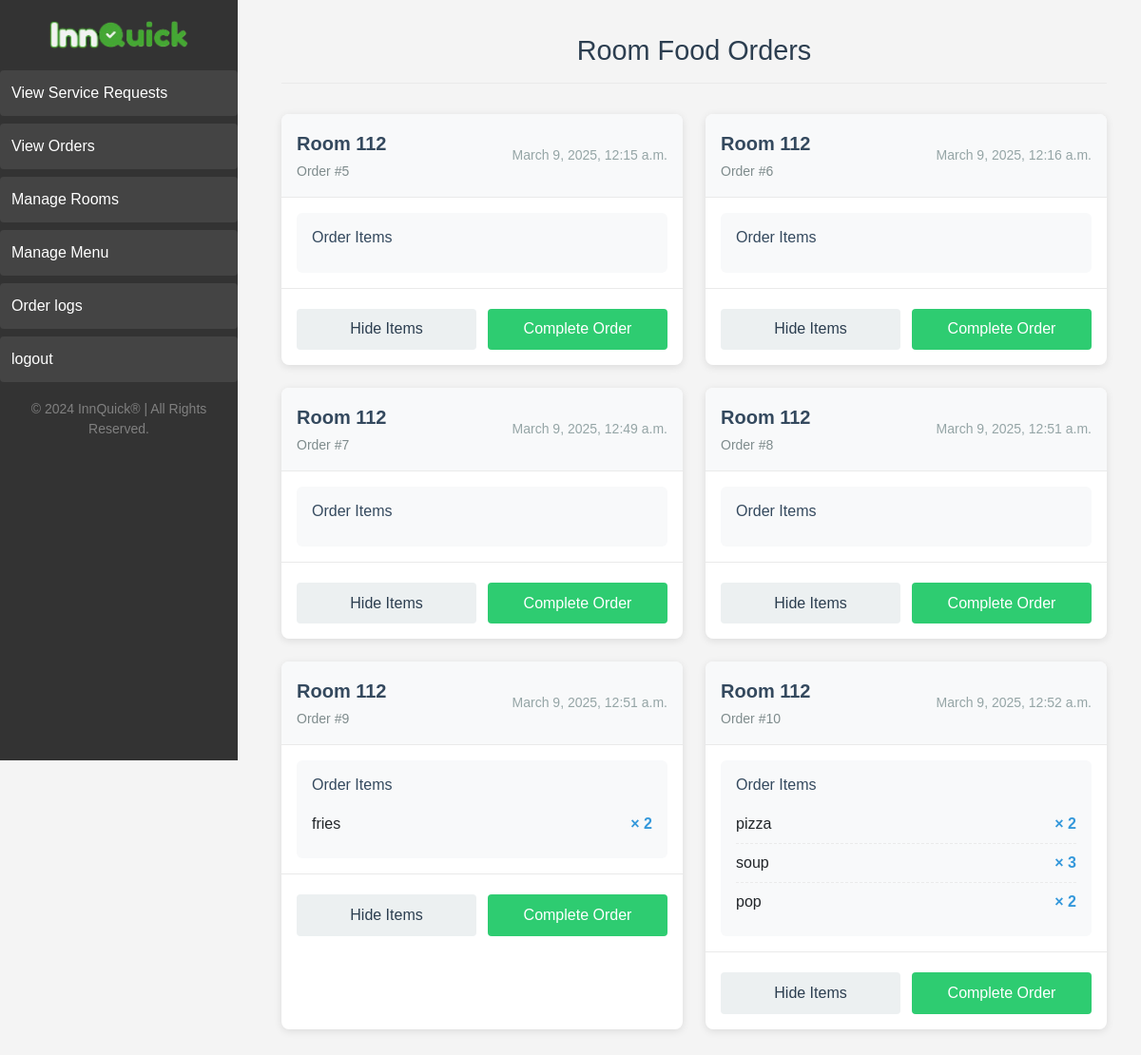
/menu/orders/ (signed in), run on an earlier commit of the app's database.
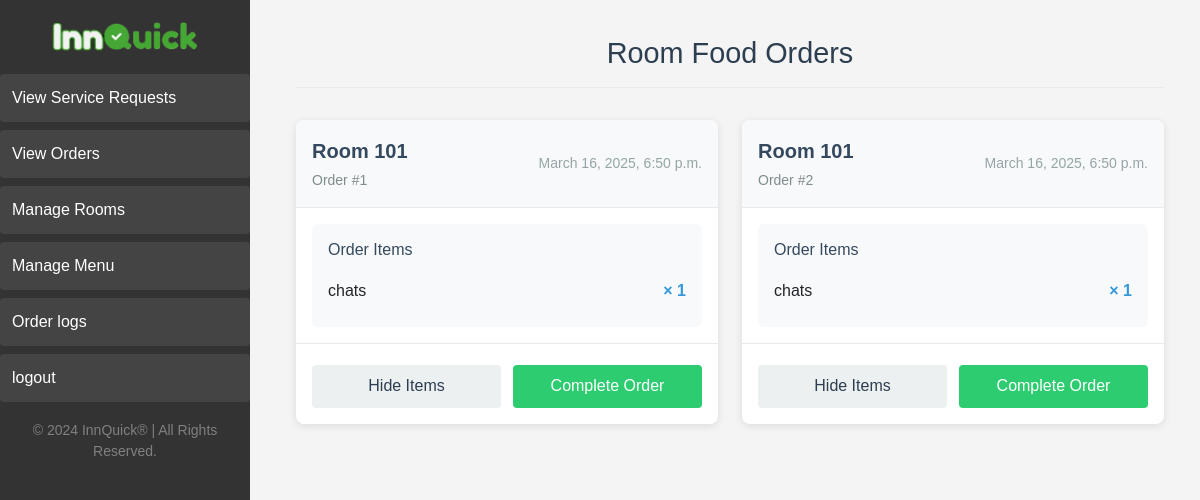
And on a later commit of the database.
### rooms/models.py (models this page shows, shortened)
class Room(models.Model):
    number = models.CharField(max_length=10)
    user = models.ForeignKey(User, on_delete=models.CASCADE, related_name="rooms")
    url = models.CharField(max_length=255, unique=True)
    qr_code = models.ImageField(upload_to='qr_codes/', blank=True, null=True)  # Store QR code image

### menu/models.py (models this page shows, shortened)
class Order(models.Model):
  STATUS_CHOICES = [
    ('Pending', 'Pending'),
    ('Completed', 'Completed'),
  ]
  items = models.ManyToManyField(MenuItem, through='OrderItem')
  status = models.CharField(max_length=10, choices=STATUS_CHOICES, default='Pending')
  created_at = models.DateTimeField(auto_now_add=True)
  room = models.ForeignKey(Room, on_delete=models.CASCADE)
  user = models.ForeignKey(User, on_delete=models.CASCADE, related_name="orders")

class MenuItem(models.Model):
  user = models.ForeignKey(User, on_delete=models.CASCADE, related_name="menu")
  name = models.CharField(max_length=100)
  category = models.ForeignKey(Category, on_delete=models.SET_NULL, null=True, blank=True, related_name="items")
  description = models.TextField(max_length=300)
  price = models.DecimalField(max_digits=6, decimal_places=2)
  is_active = models.BooleanField(default=True)  # Toggle
  discount = models.FloatField(default=0.0)

### menu/views.py (the view)
# urls.py: path('orders/', order_list, name='order_list'),
@login_required
def order_list(request):
  orders = Order.objects.filter(user=request.user,status="Pending").prefetch_related('orderitem_set__menu_item')
  order_data = []
  for order in orders:
    items = []
    for order_item in order.orderitem_set.all():
      items.append({
        'name': order_item.menu_item.name,
        'quantity': order_item.quantity,
        'price': order_item.menu_item.price
      })
    order_data.append({
      'id': order.id,
      'room': order.room.number,
      'status': order.status,
      'created_at': order.created_at,
      'items': items
    })
  return render(request, 'ManageOrders.html', {'orders': order_data})

### templates/ManageOrders.html (shortened to what this page needs)
{% extends 'base.html' %}
{% block content %}
<div class="orders-dashboard">
  <header class="dashboard-header">
    <h1>Room Food Orders</h1>
  </header>
  <div class="orders-container">
    {% for order in orders %}
    <div class="order-card" id="order-{{ order.id }}">
      <div class="order-header">
        <div class="order-info">
          <span class="room-number">Room {{ order.room }}</span>
          <span class="order-id">Order #{{ order.id }}</span>
        </div>
        <span class="order-time">{{ order.created_at }}</span>
      </div>
      <div class="order-content">
        <div class="items-container" id="items-{{ order.id }}">
          <h3>Order Items</h3>
          <ul class="items-list">
            {% for item in order.items %}
            <li class="order-item">
              <span class="item-name">{{ item.name }}</span>
              <span class="item-quantity">× {{ item.quantity }}</span>
            </li>
            {% endfor %}
          </ul>
        </div>
      </div>
      <div class="order-actions">
        <button class="btn btn-view" onclick="toggleItems({{ order.id }})">
          <span class="btn-text">Hide Items</span>
        </button>
        <button class="btn btn-done" onclick="markAsDone({{ order.id }})">
          <span class="btn-text">Complete Order</span>
        </button>
      </div>
    </div>
    {% empty %}
    <div class="empty-state">
      <p>No pending orders at this time.</p>
    </div>
    {% endfor %}
  </div>
</div>
{% endblock %}

What changed in the data, as far as the page shows it:
removed Room: room "112" "112" "112" "112" "112" "112"
removed Order: created_at "March 9, 2025, 12:15 a.m."
removed Order: created_at "March 9, 2025, 12:16 a.m."
removed Order: created_at "March 9, 2025, 12:49 a.m."
removed Order: created_at "March 9, 2025, 12:51 a.m."
removed Order: created_at "March 9, 2025, 12:51 a.m."
removed MenuItem: name "fries"
removed Order: created_at "March 9, 2025, 12:52 a.m."
removed MenuItem: name "pizza"
removed MenuItem: name "soup"
removed MenuItem: name "pop"
added Room: room "101" "101"
now on this page (row edited): Order: created_at "March 16, 2025, 6:50 p.m."
now on this page (row edited): MenuItem: name "chats" "chats"
now on this page (row edited): Order: created_at "March 16, 2025, 6:50 p.m."
Also different on the page:
new list line: "Room Order # 1 Order Items × 1 Hide Items Complete Order"
new list line: "Room Order # 2 Order Items × 1 Hide Items Complete Order"
list line gone: "Room Order # 5 Order Items Hide Items Complete Order"
list line gone: "Room Order # 6 Order Items Hide Items Complete Order"
list line gone: "Room Order # 7 Order Items Hide Items Complete Order"
list line gone: "Room Order # 8 Order Items Hide Items Complete Order"
list line gone: "Room Order # 9 Order Items × 2 Hide Items Complete Order"
list line gone: "Room Order # 10 Order Items × 2 × 3 × 2 Hide Items Complete Order"
